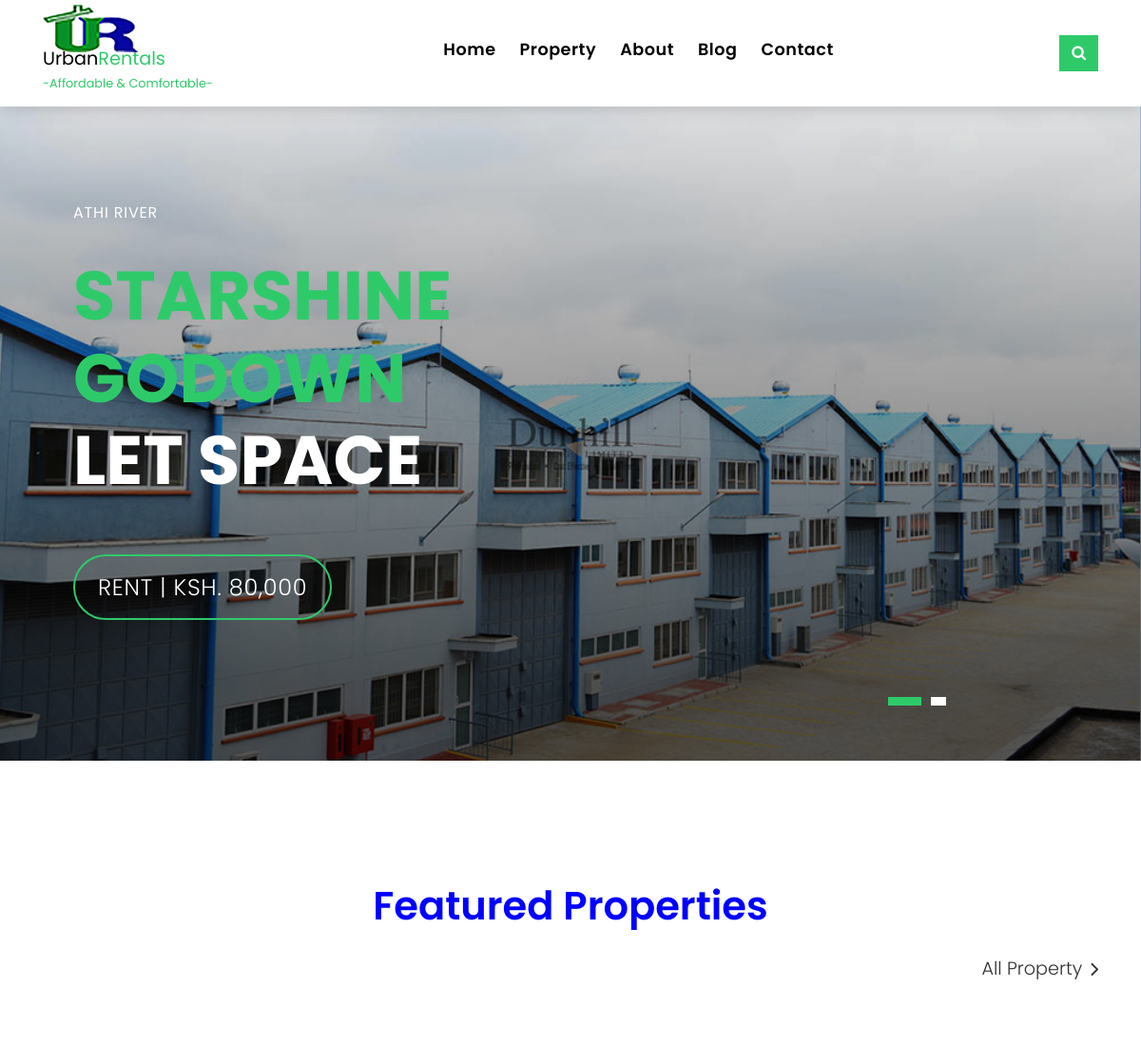
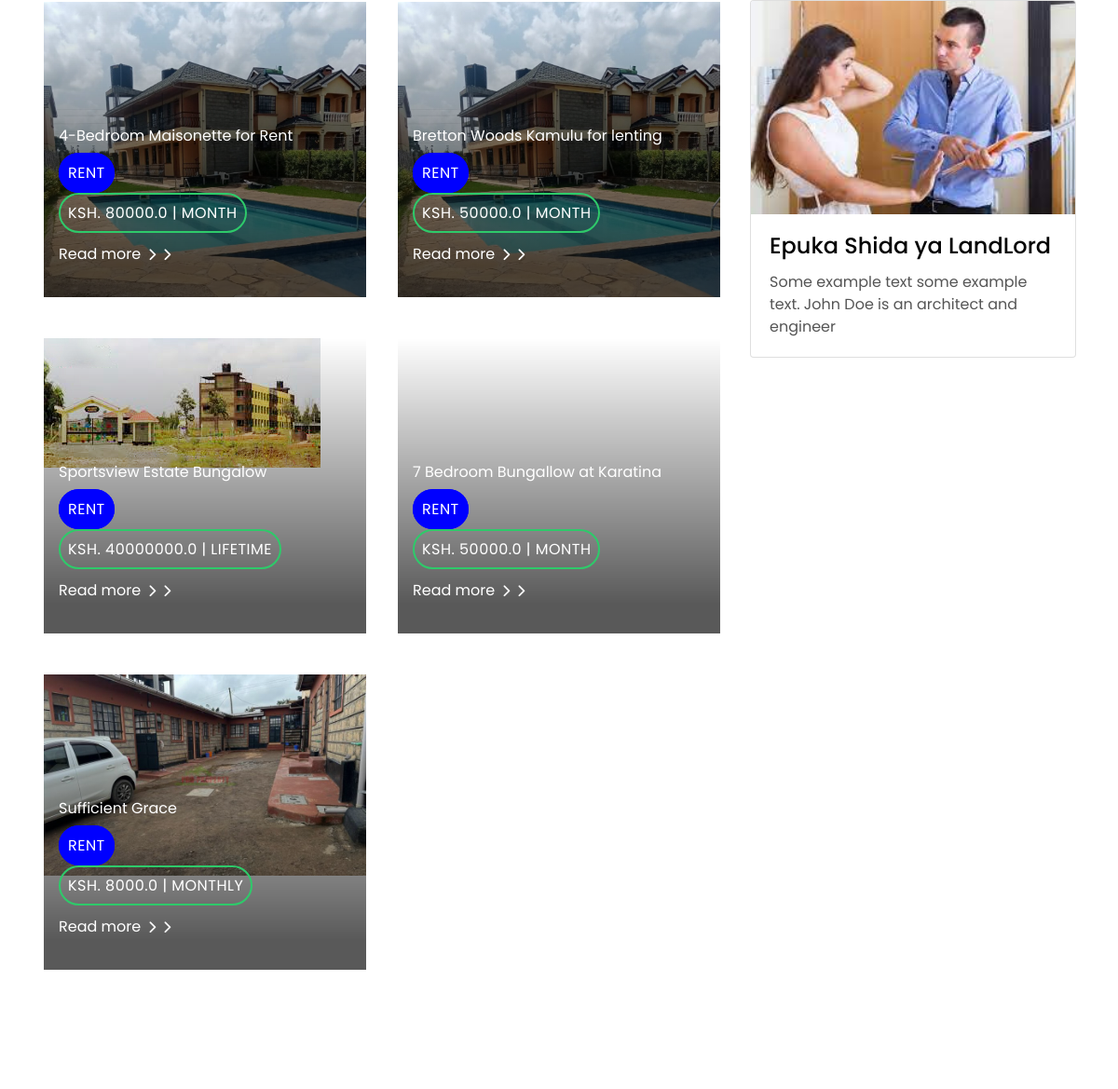
Before: / (upper part) with the older database file (2 pictures, top to bottom).
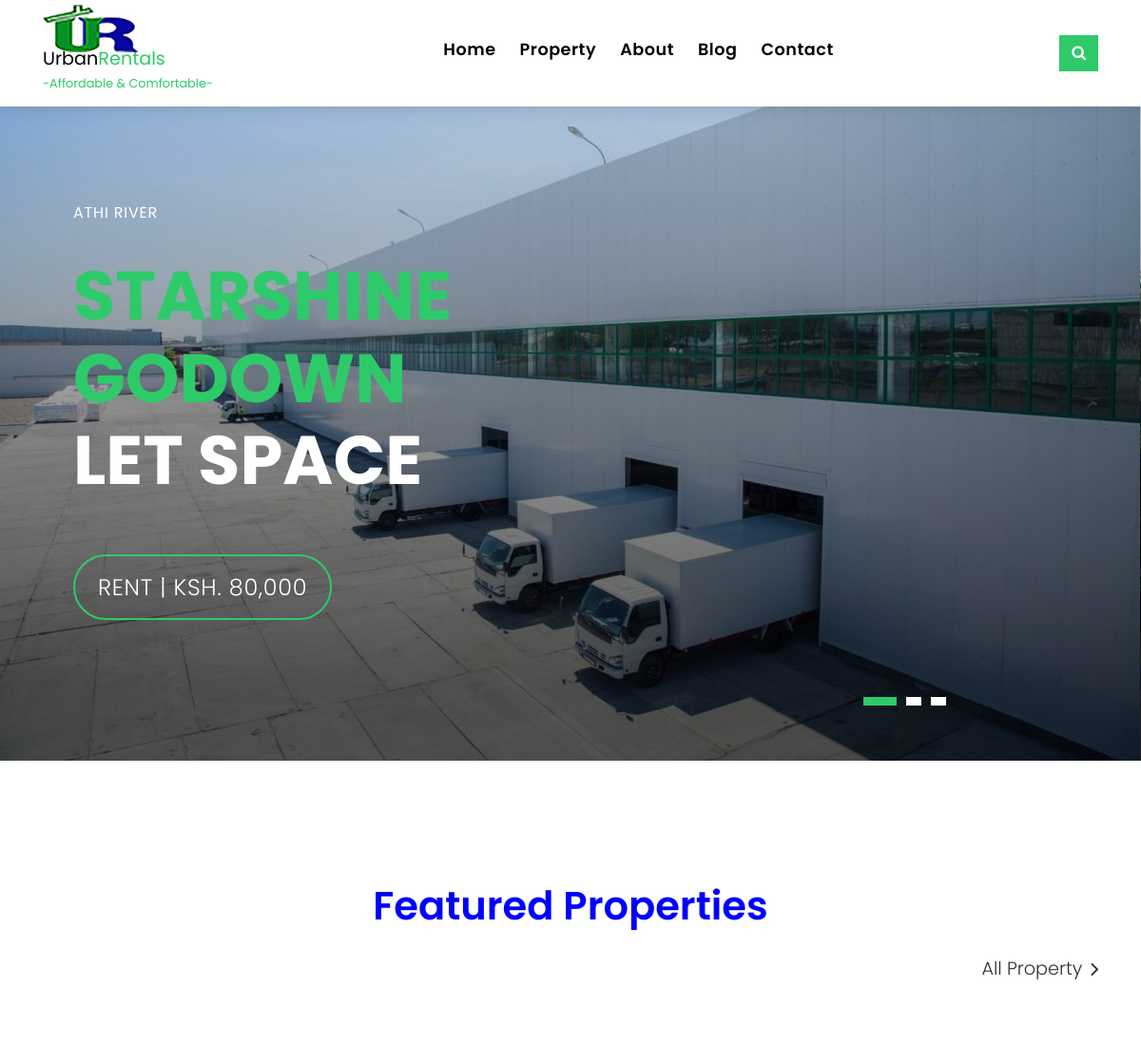
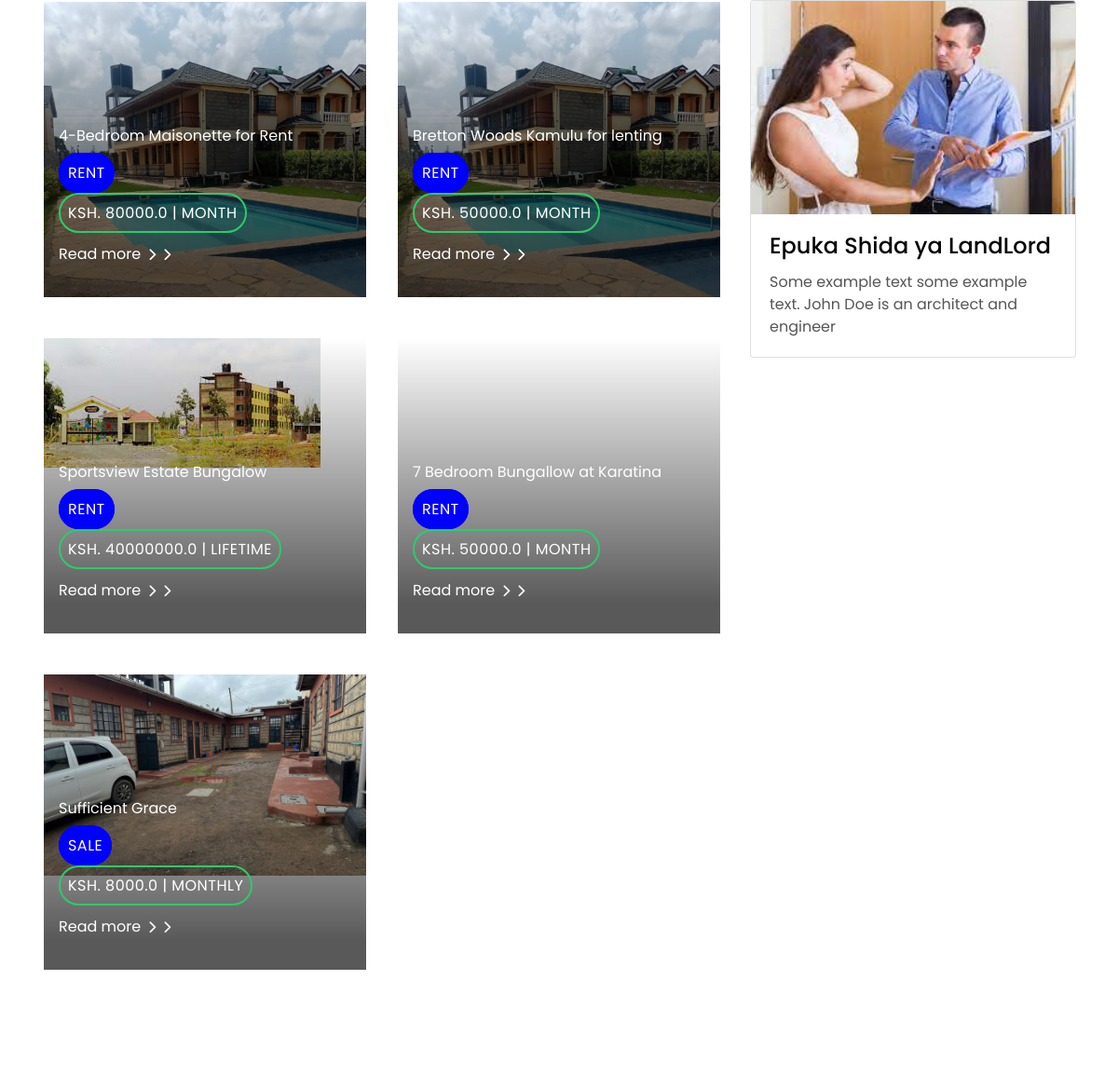
After: the same page with the newer database file (2 pictures, top to bottom).
### rental/models.py (models this page shows, shortened)
class Homeimgs(models.Model):
    homeimage = models.ImageField(upload_to = 'home/')
    title = models.CharField(max_length=60)
    subtitle = models.CharField(max_length=60)
    location = models.CharField(max_length=60)
    type = models.CharField(max_length=60)
    status = models.CharField(max_length=60)
    price = models.CharField(max_length=60)
    @classmethod
    def homeimg_details(cls):
        homeimgs = cls.objects.all()
        return homeimgs

class Properties(models.Model):
    title = models.CharField(max_length=60)
    location = models.CharField(max_length=30)
    propertyphotos = models.ImageField(upload_to = 'property/')
    description = models.TextField()
    price = models.FloatField()
    status = models.CharField(max_length=30)
    rooms = models.IntegerField()
    type = models.CharField(max_length=30)
    period = models.CharField(max_length=15)
    @classmethod
    def property_details(cls):
        property = cls.objects.filter()
        return property

### rental/views.py (the view)
# urls.py: url(r'^$',views.home, name='home'),
def home(request):
    property = Properties.property_details()
    blog = Blog.blog_details()
    homeimgs = Homeimgs.homeimg_details()
    return render(request, 'index.html', {"property":property, "blog":blog, "homeimgs": homeimgs})

### rental/models.py (called while the page is built)
    @classmethod
    def blog_details(cls):
        blog = cls.objects.all()
        return blog

### rental/templates/index.html (shortened to what the changed rows need)
{% load static %}
<!DOCTYPE html>
<html lang="en">
<head>
  <link href="{% static 'lib/bootstrap/css/bootstrap.min.css'%}" rel="stylesheet">
  <link href="{% static 'lib/font-awesome/css/font-awesome.min.css'%}"rel="stylesheet">
  <link href="{% static 'lib/animate/animate.min.css'%}" rel="stylesheet">
  <link href="{% static 'lib/ionicons/css/ionicons.min.css'%}" rel="stylesheet">
  <link href="{% static 'lib/owlcarousel/assets/owl.carousel.min.css'%}" rel="stylesheet">
  <link href="{% static 'csss/styles.css'%}" rel="stylesheet">
</head>
<body>
  {% include "header.html" %}
  <div class="intro intro-carousel">
    <div id="carousel" class="owl-carousel owl-theme">
      {% for homeimage in homeimgs %}
      <div class="carousel-item-a intro-item bg-image" style="background-image: url('{{homeimage.homeimage.url}}')">
        <div class="overlay overlay-a"></div>
        <div class="intro-content display-table">
          <div class="table-cell">
            <div class="container">
              <div class="row">
                <div class="col-lg-8">
                  <div class="intro-body">
                    <p class="intro-title-top">{{homeimage.location}}</p>
                    <h1 class="intro-title mb-4">
                      <span class="color-b">{{homeimage.title}} </span>
                      <br> {{homeimage.subtitle}}</h1>
                    <p class="intro-subtitle intro-price">
                      <a href="{% url 'property' %}"><span class="price-a">{{homeimage.status}} | Ksh. {{homeimage.price}}</span></a>
                    </p>
                  </div>
                </div>
              </div>
            </div>
          </div>
        </div>
      </div>
      {% endfor %}
    </div>
  </div>
  <section class="property-grid grid section-t8">
    <div class="container">
      <div class="row">
        <div class="col-md-12">
          <div class="title-wrap justify-content-between">
            <div class="title-box text-center">
              <h2 class="title-a">Featured Properties</h2>
            </div>
          </div>
        </div>
      </div>
      <div class="row">
      <div class="col-md-8">
      <div class="row">
        {% for property_details in property %}
        <div class="col-md-6">
          <div class="card-box-a card-shadow" style="height: 321px;">
            <div class="img-box-a">
              <a href="{% url 'propertysingle' property_details.id %}"><img src="{{property_details.propertyphotos.url}}" alt="" class="img-a img-fluid"></a>
            </div>
            <div class="card-overlay">
              <div class="card-overlay-b-content">
                <div class="card-header-a">
                  <p>
                    <a class="card-title-z" href="{% url 'propertysingle' property_details.id %}">{{ property_details.title}}</a>
                  </p>
                </div>
                <div class="card-body-a">
                  <div class="price-box d-flex">
                    <a href="{% url 'propertysingle' property_details.id %}"><span class="price-aa">{{ property_details.status}}</span></a>
                  </div>
                  <div class="price-box d-flex">
                    <a href="{% url 'propertysingle' property_details.id %}"><span class="price-a">ksh. {{ property_details.price}} | {{ property_details.period}}</span></a>
                  </div>
                  <a href="{% url 'propertysingle' property_details.id %}" class="link-a">Read more
                    <span class="ion-ios-arrow-forward"></span>
                    <span class="ion-ios-arrow-forward"></span>
                  </a>
                </div>
              </div>
            </div>
          </div>
        </div>
        {% endfor %}
      </div>
      </div>
    </div>
  </section>
  {% include "footer.html" %}
</body>
</html>

Changed rows visible on the page:
changed Homeimgs "STARSHINE GODOWN": homeimage: a different picture
changed Properties "Sufficient Grace": status "RENT" → "SALE"
